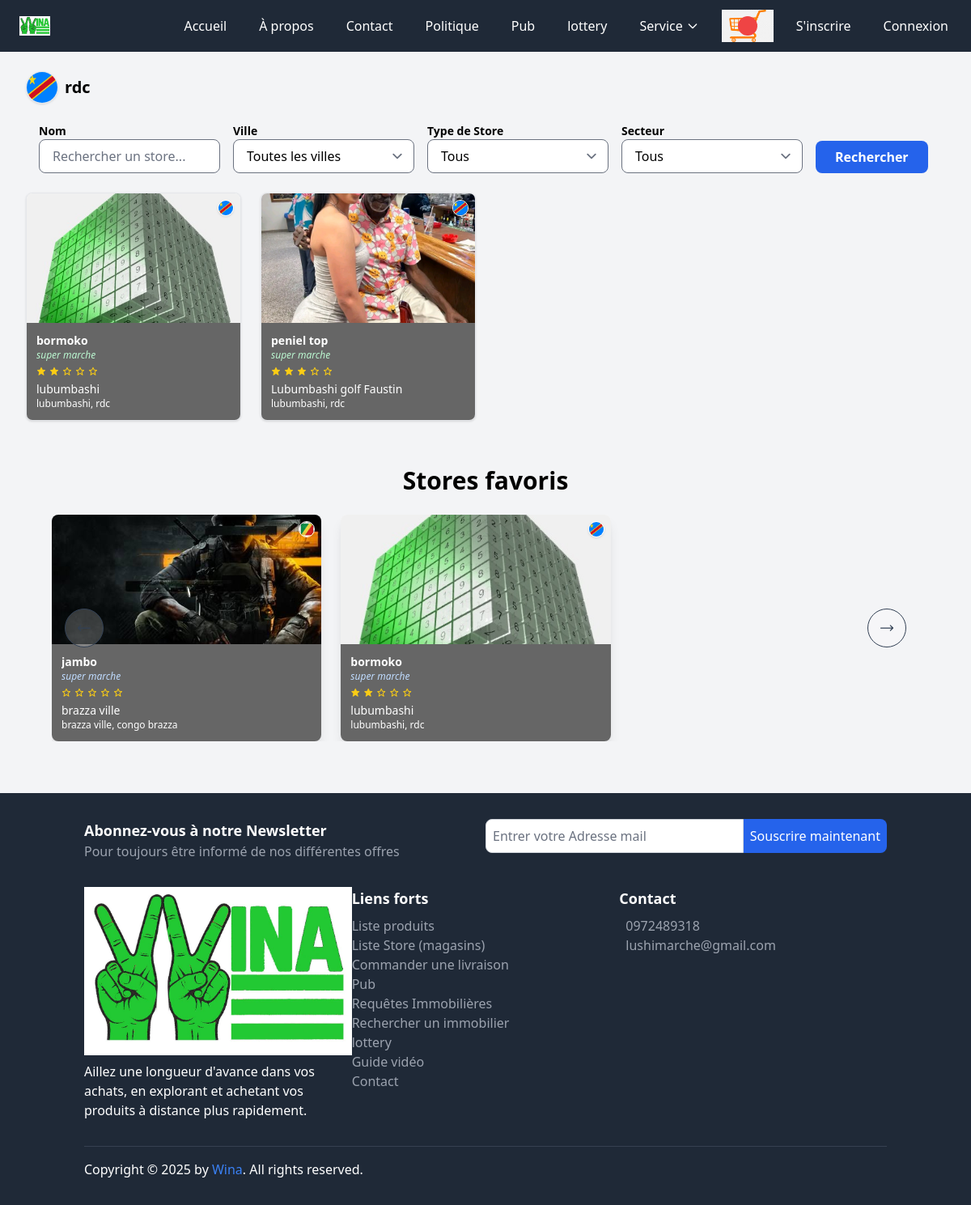
The app's page /stores/by-country/1/ with its own data.
### core/models.py (models this page shows, shortened)
class Country(models.Model):
    name = models.CharField(max_length=100, unique=True)
    flag = models.ImageField(upload_to='flags/')

class Store(models.Model):
    owner = models.ForeignKey(
        settings.AUTH_USER_MODEL,
        on_delete=models.CASCADE,
        related_name="stores"
    )
    name = models.CharField(max_length=255)
    slug = models.SlugField(blank=True, null=True, unique=True)
    description = models.TextField()
    adresse = models.TextField()
    thumbnail = models.ImageField(
        upload_to="img",
        null=True,
        blank=True,
        verbose_name="Image du Store"
    )
    created_at = models.DateTimeField(auto_now_add=True)
    updated_at = models.DateTimeField(auto_now=True)
    typestore = models.ForeignKey(
        Typestore,
        on_delete=models.SET_NULL,
        null=True,
        blank=True
    )
    typebusiness = models.ForeignKey(
        'TypeBusiness',
        on_delete=models.SET_NULL,
        null=True,
        blank=True,
        related_name='stores'
    )
    country = models.ForeignKey(
        Country,
        on_delete=models.SET_NULL,
        null=True,
        blank=True,
        related_name="stores"
    )
    city = models.ForeignKey(
        City,
        on_delete=models.SET_NULL,
        null=True,
        blank=True,
        related_name="stores"
    )
    apply_commission = models.BooleanField(default=True)
    favoritestore = models.BooleanField(default=False)
    is_active = models.BooleanField(default=False)
    latitude = models.DecimalField(max_digits=9, decimal_places=6, null=True, blank=True)
    longitude = models.DecimalField(max_digits=9, decimal_places=6, null=True, blank=True)
    from django.utils.text import slugify
    @property
    def average_rating(self):
        from django.db.models import Avg
        average = self.testimonials.aggregate(avg=Avg('rating'))['avg'] or 0
        return round(average / 2, 1)  # Note sur 5 étoiles

class Typestore(models.Model):
    nom = models.CharField(max_length=100)
    image = models.ImageField(upload_to="typestore_img/", blank=True, null=True)

class City(models.Model):
    name = models.CharField(max_length=100)
    image = models.ImageField(upload_to='cities/')
    country = models.ForeignKey(Country, on_delete=models.CASCADE, related_name='cities')

class FeaturedStore(models.Model):
    store = models.ForeignKey(Store, on_delete=models.CASCADE, related_name='featured_entries')
    show_in_all = models.BooleanField(default=False, help_text="Afficher pour tous les pays et villes")
    country = models.ForeignKey(Country, on_delete=models.SET_NULL, null=True, blank=True)
    city = models.ForeignKey(City, on_delete=models.SET_NULL, null=True, blank=True)
    start_date = models.DateField(null=True, blank=True)
    end_date = models.DateField(null=True, blank=True)
    created_at = models.DateTimeField(auto_now_add=True)

### base/views.py (the view)
# urls.py: path('stores/by-country/<int:country_id>/', views.stores_by_country_django, name='stores_by_country_django'),
def stores_by_country_django(request, country_id):
    country = get_object_or_404(Country, id=country_id)
    city_id = request.GET.get("city")
    typestore_id = request.GET.get("typestore")
    typebusiness_id = request.GET.get("typebusiness")
    name = request.GET.get("name", "").strip()
    user = request.user
    stores = Store.objects.filter(country_id=country.id, is_active=True)
    if city_id:
        stores = stores.filter(city_id=city_id)
    if typestore_id:
        stores = stores.filter(typestore_id=typestore_id)
    if typebusiness_id:
        stores = stores.filter(typebusiness_id=typebusiness_id)
    if name:
        stores = stores.filter(name__icontains=name)
    paginator = Paginator(stores, 6)
    page_number = request.GET.get("page")
    try:
        stores_page = paginator.page(page_number)
    except PageNotAnInteger:
        stores_page = paginator.page(1)
    except EmptyPage:
        stores_page = paginator.page(paginator.num_pages)
    cities = City.objects.filter(country=country)
    if user.is_authenticated:
        featured_stores = FeaturedStore.objects.filter(
            Q(show_in_all=True) |
            Q(show_in_all=False, country=user.country) |
            Q(show_in_all=False, city=user.city)
        ).select_related('store', 'store__country', 'store__city').order_by('-created_at')
    else:
        featured_stores = FeaturedStore.objects.filter(
            show_in_all=True
        ).select_related('store', 'store__country', 'store__city').order_by('-created_at')
    context = {
        "country": country,
        "stores": stores_page,
        "cities": cities,
        "selected_city": int(city_id) if city_id else None,
        "selected_typestore": int(typestore_id) if typestore_id else None,
        "selected_typebusiness": int(typebusiness_id) if typebusiness_id else None,
        "search_name": name,
        "typestores": Typestore.objects.all(),
        "typebusinesses": TypeBusiness.objects.all(),
        "featured_stores": featured_stores,
    }
    return render(request, "base/stores_by_country.html", context)

### core/context_processors.py (called while the page is built)
def cart(request):
    if request.user.is_authenticated:
        cart = get_or_create_cart(request.user)
    else:
        cart = None
    return {'cart': cart}

def unread_notifications_count(request):
    if request.user.is_authenticated:
        hidden_ids = UserNotificationHide.objects.filter(user=request.user).values_list('notification_id', flat=True)
        count = Notification.objects.filter(user=request.user, is_read=False).exclude(id__in=hidden_ids).count()
        return {'unread_notifications_count': count}
    return {}

### base/templates/base/stores_by_country.html (shortened to what this page needs)
{% extends 'base.html' %}
{% load static %}
{% block content %}
<div class="max-w-7xl mx-auto px-4 sm:px-6 lg:px-8 py-6">
  <div class="flex items-center space-x-2 mb-6">
    {% if country.flag %}
      <img src="{{ country.flag.url }}" alt="{{ country.name }}" class="w-10 h-10 rounded-full border shadow">
    {% endif %}
    <h2 class="text-xl font-semibold">{{ country.name }}</h2>
  </div>
  <div class="px-4 mb-6 w-full">
    <form method="GET" class="hidden sm:flex items-end gap-4 flex-wrap">
      <div class="flex flex-col">
        <label class="text-sm font-semibold">Nom</label>
        <input type="text" name="name" value="{{ search_name }}" placeholder="Rechercher un store..." class="px-4 py-2 border rounded-lg w-56">
      </div>
      <div class="flex flex-col">
        <label class="text-sm font-semibold">Ville</label>
        <select name="city" class="px-4 py-2 border rounded-lg w-56">
          <option value="">Toutes les villes</option>
        </select>
      </div>
      <div class="flex flex-col">
        <label class="text-sm font-semibold">Type de Store</label>
        <select name="typestore" class="px-4 py-2 border rounded-lg w-56">
          <option value="">Tous</option>
        </select>
      </div>
      <div class="flex flex-col">
        <label class="text-sm font-semibold">Secteur</label>
        <select name="typebusiness" class="px-4 py-2 border rounded-lg w-56">
          <option value="">Tous</option>
        </select>
      </div>
      <div>
        <button type="submit" class="px-6 py-2 bg-blue-600 text-white rounded-lg font-semibold hover:bg-blue-700">Rechercher</button>
      </div>
    </form>
  </div>
  <div id="stores" class="grid grid-cols-1 sm:grid-cols-2 md:grid-cols-3 lg:grid-cols-4 gap-6 mt-6 mb-4">
    {% for store in stores %}
      <a href="{% url 'store_detail' store.slug %}" class="flex-shrink-0 relative border rounded-lg shadow hover:shadow-lg overflow-hidden bg-white">
        <div class="h-40 bg-cover bg-center" style="background-image: url('{% if store.thumbnail %}{{ store.thumbnail.url }}{% else %}{% static 'img/default-thumbnail.jpg' %}{% endif %}')">
          {% if store.country.flag %}
            <div class="absolute top-2 right-2">
              <img src="{{ store.country.flag.url }}" class="w-5 h-5 rounded-full border border-white shadow" alt="{{ store.country.name }}">
            </div>
          {% endif %}
        </div>
        <div class="bg-black bg-opacity-60 text-white p-3 text-sm">
          <h3 class="font-semibold truncate">{{ store.name }}</h3>
          <p class="text-xs text-green-200 italic">{{ store.typestore.nom }}</p>
          <div class="flex items-center space-x-1 text-xs mt-1">
            {% with rating=store.average_rating|default:0 %}
              {% for i in "12345" %}
                {% if rating >= forloop.counter %}
                  <i class="bx bxs-star text-yellow-400 text-xs"></i>
                {% elif rating >= forloop.counter0|add:"0.5" %}
                  <i class="bx bxs-star-half text-yellow-400 text-xs"></i>
                {% else %}
                  <i class="bx bx-star text-yellow-400 text-xs"></i>
                {% endif %}
              {% endfor %}
            {% endwith %}
          </div>
          <p class="truncate mt-1">{{ store.adresse }}</p>
          <p class="text-xs">{{ store.city.name }}, {{ store.country.name }}</p>
        </div>
      </a>
    {% empty %}
      <p class="text-gray-500">Aucun store trouvé pour ce pays.</p>
    {% endfor %}
  </div>
  <section id="favorite_stores" class="pt-4 pb-10 bg-gray-100">
    <div class="max-w-7xl mx-auto px-4 sm:px-6 lg:px-8">
      <h2 class="text-3xl font-semibold mt-6 mb-6 text-center">Stores favoris</h2>
      <div class="relative w-full glide-01">
        <div class="overflow-hidden" data-glide-el="track">
          <ul class="flex gap-6">
            {% for featured in featured_stores %}
              {% with store=featured.store %}
                <li class="min-w-[250px] md:w-[calc(33.33%-24px)]">
                  <a href="{% url 'store_detail' store.slug %}" class="block bg-white rounded-lg shadow-lg hover:shadow-2xl overflow-hidden relative">
                    <div class="h-40 bg-cover bg-center" style="background-image: url('{% if store.thumbnail %}{{ store.thumbnail.url }}{% else %}{% static 'img/default-thumbnail.jpg' %}{% endif %}')">
                      {% if store.country.flag %}
                        <div class="absolute top-2 right-2">
                          <img src="{{ store.country.flag.url }}" class="w-5 h-5 rounded-full border border-white shadow" alt="{{ store.country.name }}">
                        </div>
                      {% endif %}
                    </div>
                    <div class="bg-black bg-opacity-60 text-white p-3 text-sm">
                      <h3 class="font-semibold truncate">{{ store.name }}</h3>
                      <p class="text-xs text-blue-200 italic">{{ store.typestore.nom }}</p>
                      <div class="flex items-center space-x-1 text-xs mt-1">
                        {% with rating=store.average_rating|default:0 %}
                          {% for i in "12345" %}
                            {% if rating >= forloop.counter %}
                              <i class="bx bxs-star text-yellow-400 text-xs"></i>
                            {% elif rating >= forloop.counter0|add:"0.5" %}
                              <i class="bx bxs-star-half text-yellow-400 text-xs"></i>
                            {% else %}
                              <i class="bx bx-star text-yellow-400 text-xs"></i>
                            {% endif %}
                          {% endfor %}
                        {% endwith %}
                      </div>
                      <p class="truncate mt-1">{{ store.adresse }}</p>
                      <p class="text-xs">{{ store.city.name }}, {{ store.country.name }}</p>
                    </div>
                  </a>
                </li>
              {% endwith %}
            {% endfor %}
          </ul>
        </div>
        <div class="absolute left-0 flex items-center justify-between w-full h-0 px-4 top-1/2" data-glide-el="controls">
          <button class="inline-flex items-center justify-center w-8 h-8 transition duration-300 border rounded-full lg:w-12 lg:h-12 text-slate-700 border-slate-700 hover:text-slate-900 hover:border-slate-900 bg-white/20" data-glide-dir="<">
            <svg xmlns="http://www.w3.org/2000/svg" fill="none" viewBox="0 0 24 24" stroke-width="1.5" stroke="currentColor" class="w-5 h-5">
              <path stroke-linecap="round" stroke-linejoin="round" d="M6.75 15.75L3 12m0 0l3.75-3.75M3 12h18"/>
            </svg>
          </button>
          <button class="inline-flex items-center justify-center w-8 h-8 transition duration-300 border rounded-full lg:w-12 lg:h-12 text-slate-700 border-slate-700 hover:text-slate-900 hover:border-slate-900 bg-white/20" data-glide-dir=">">
            <svg xmlns="http://www.w3.org/2000/svg" fill="none" viewBox="0 0 24 24" stroke-width="1.5" stroke="currentColor" class="w-5 h-5">
              <path stroke-linecap="round" stroke-linejoin="round" d="M17.25 8.25L21 12m0 0l-3.75 3.75M21 12H3"/>
            </svg>
          </button>
        </div>
      </div>
    </div>
  </section>
</div>
{% endblock %}

### records on screen
Country: flag (picture), name "rdc"
Store: thumbnail (picture), country.flag (picture), name "bormoko", typestore.nom "super marche", adresse "lubumbashi", city.name "lubumbashi", country.name "rdc"
Store: thumbnail (picture), country.flag (picture), name "peniel top", typestore.nom "super marche", adresse "Lubumbashi golf Faustin", city.name "lubumbashi", country.name "rdc"
FeaturedStore: thumbnail (picture), store.country.flag (picture), store.name "jambo", store.typestore.nom "super marche", store.adresse "brazza ville", store.city.name "brazza ville", store.country.name "congo brazza"
FeaturedStore: thumbnail (picture), store.country.flag (picture), store.name "bormoko", store.typestore.nom "super marche", store.adresse "lubumbashi", store.city.name "lubumbashi", store.country.name "rdc"
